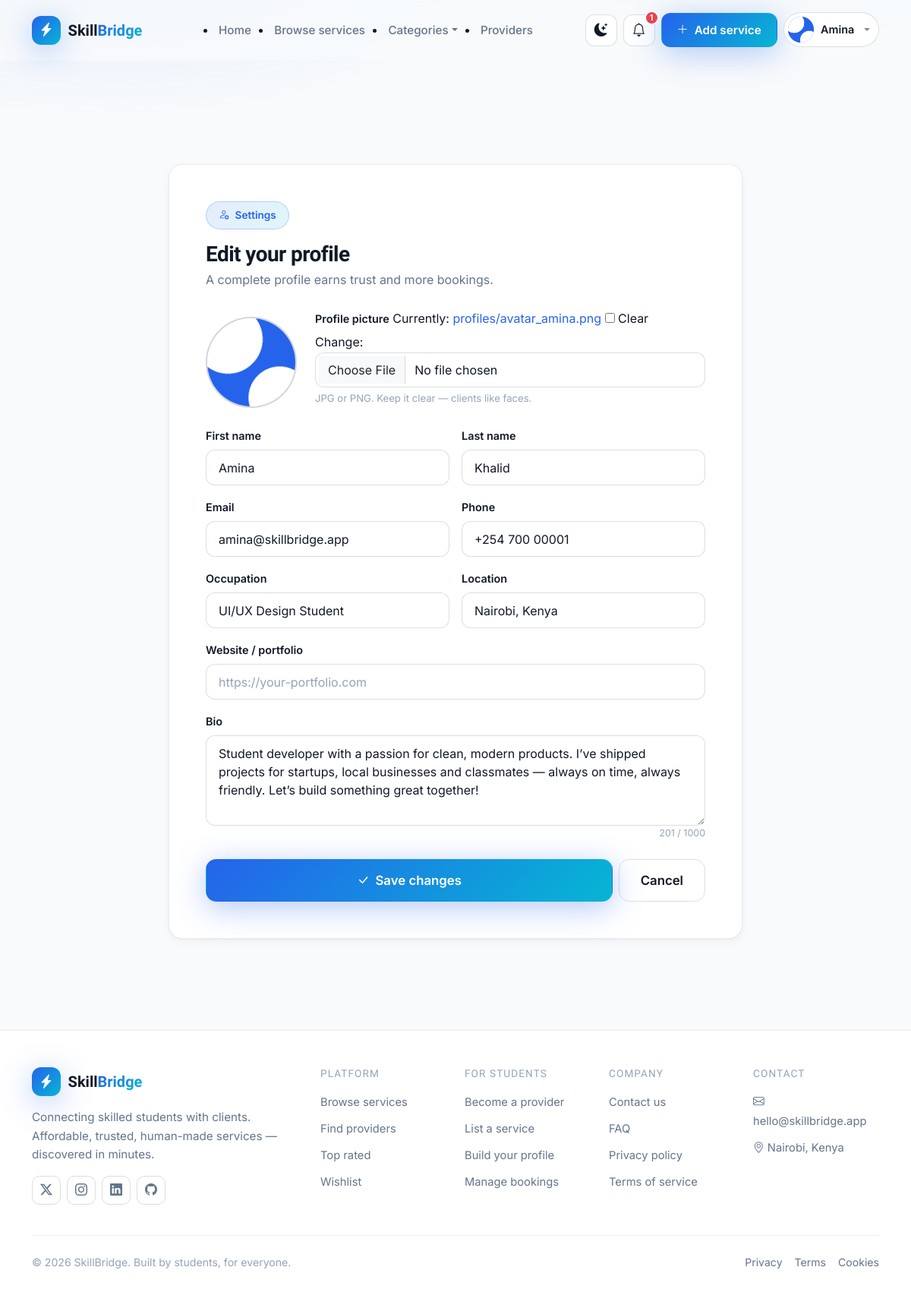
Page /accounts/profile/edit/ (signed in) on the committed database.
### accounts/models.py (models this page shows, shortened)
class User(AbstractUser):
    class Role(models.TextChoices):
        STUDENT = 'student', 'Student / Provider'
        CLIENT = 'client', 'Client'
    role = models.CharField(max_length=20, choices=Role.choices, default=Role.CLIENT)
    phone = models.CharField(max_length=20, blank=True)
    bio = models.TextField(max_length=1000, blank=True)
    profile_image = models.ImageField(upload_to='profiles/', blank=True, null=True)
    occupation = models.CharField(max_length=120, blank=True)
    location = models.CharField(max_length=120, blank=True)
    website = models.URLField(blank=True)
    skills = models.ManyToManyField('services.Category', related_name='providers', blank=True)
    is_provider_approved = models.BooleanField(
        default=False,
        help_text='Approved by admin before a student can publish services.',
    )
    created_at = models.DateTimeField(auto_now_add=True)
    updated_at = models.DateTimeField(auto_now=True)
    @property
    def is_student(self):
        return self.role == self.Role.STUDENT
    def unread_notifications(self):
        return self.notifications.filter(is_read=False).count()

### accounts/views.py (the view)
# urls.py: path('profile/edit/', views.edit_profile, name='edit_profile'),
@login_required
def edit_profile(request):
    form = ProfileForm(request.POST or None, request.FILES or None, instance=request.user)
    if request.method == 'POST' and form.is_valid():
        form.save()
        messages.success(request, 'Your profile has been updated.')
        return redirect('accounts:profile')
    return render(request, 'accounts/edit_profile.html', {'form': form})

### accounts/context_processors.py (called while the page is built)
def global_context(request):
    ctx = {
        'all_categories': Category.objects.all().order_by('name'),
        'total_categories': Category.objects.count(),
    }
    if request.user.is_authenticated:
        ctx['unread_notification_count'] = request.user.unread_notifications()
    return ctx

### templates/accounts/edit_profile.html (shortened to what this page needs)
{% extends 'base.html' %}
{% load static %}
{% block content %}
<section class="sb-section-sm">
  <div class="container" style="max-width:780px">
    <div class="sb-card p-4 p-lg-5">
      <div class="mb-4">
        <span class="sb-eyebrow mb-2"><i class="bi bi-person-gear"></i> Settings</span>
        <h3 class="fw-bold mt-2 mb-1">Edit your profile</h3>
        <p class="sb-text-muted mb-0">A complete profile earns trust and more bookings.</p>
      </div>
      <form method="post" enctype="multipart/form-data" data-validate>
        <div class="d-flex align-items-center gap-4 mb-4">
          {% if user.profile_image %}
            <img id="profileImagePreview" src="{{ user.profile_image.url }}" class="sb-img-preview has-image" style="border-style:solid;max-width:120px;aspect-ratio:1;border-radius:50%" alt="Profile preview">
          {% else %}
            <div id="profileImagePreview" class="sb-img-preview" style="max-width:120px;border-radius:50%"><i class="bi bi-person fs-1"></i></div>
          {% endif %}
          <div class="flex-grow-1">
            <label class="sb-form-label">Profile picture</label>
            {{ form.profile_image }}
            <div class="form-text">JPG or PNG. Keep it clear — clients like faces.</div>
          </div>
        </div>
        <div class="row g-3 mb-3">
          <div class="col-md-6">
            <label class="sb-form-label">First name</label>
            {{ form.first_name }}
          </div>
          <div class="col-md-6">
            <label class="sb-form-label">Last name</label>
            {{ form.last_name }}
          </div>
        </div>
        <div class="row g-3 mb-3">
          <div class="col-md-6">
            <label class="sb-form-label">Email</label>
            {{ form.email }}
          </div>
          <div class="col-md-6">
            <label class="sb-form-label">Phone</label>
            {{ form.phone }}
          </div>
        </div>
        <div class="row g-3 mb-3">
          <div class="col-md-6">
            <label class="sb-form-label">Occupation</label>
            {{ form.occupation }}
          </div>
          <div class="col-md-6">
            <label class="sb-form-label">Location</label>
            {{ form.location }}
          </div>
        </div>
        <div class="mb-3">
          <label class="sb-form-label">Website / portfolio</label>
          {{ form.website }}
        </div>
        <div class="mb-4">
          <label class="sb-form-label">Bio</label>
          {{ form.bio }}
        </div>
        <div class="d-flex gap-2">
          <button type="submit" class="sb-btn sb-btn-primary sb-btn-lg flex-fill"><i class="bi bi-check-lg"></i> Save changes</button>
          <a href="{% url 'accounts:profile' %}" class="sb-btn sb-btn-ghost sb-btn-lg">Cancel</a>
        </div>
      </form>
    </div>
  </div>
</section>
{% endblock %}

### templates/includes/navbar.html (shortened to what this page needs)
{% load static %}
<nav class="sb-navbar {% if request.resolver_match.url_name == 'home' %}sb-navbar--transparent{% endif %}" id="mainNavbar">
  <div class="container">
    <div class="d-flex align-items-center justify-content-between py-3">
      <a class="sb-brand" href="{% url 'services:home' %}">
        <span class="sb-brand-mark"><i class="bi bi-lightning-charge-fill"></i></span>
        <span class="sb-brand-text">Skill<span>Bridge</span></span>
      </a>
      <ul class="sb-nav-links d-none d-lg-flex align-items-center gap-4 mb-0">
        <li><a class="{% if request.resolver_match.url_name == 'home' %}active{% endif %}" href="{% url 'services:home' %}">Home</a></li>
        <li><a class="{% if request.resolver_match.url_name == 'browse' %}active{% endif %}" href="{% url 'services:browse' %}">Browse services</a></li>
        <li class="nav-item dropdown">
          <a class="dropdown-toggle" data-bs-toggle="dropdown" href="#" role="button">Categories</a>
        </li>
        <li><a class="{% if request.resolver_match.url_name == 'providers' %}active{% endif %}" href="{% url 'services:providers' %}">Providers</a></li>
      </ul>
      <div class="d-flex align-items-center gap-2 sb-nav-actions">
        <button class="sb-icon-btn" id="themeToggle" title="Toggle dark mode" aria-label="Toggle dark mode">
        </button>
        {% if user.is_authenticated %}
          <a class="sb-icon-btn position-relative" href="{% url 'accounts:notifications' %}" title="Notifications">
            <i class="bi bi-bell"></i>
            {% if unread_notification_count %}
              <span class="sb-badge-dot">{{ unread_notification_count }}</span>
            {% endif %}
          </a>
          {% if user.is_student and user.is_provider_approved %}
            <a class="sb-btn sb-btn-primary d-none d-md-inline-flex" href="{% url 'services:create' %}">
              <i class="bi bi-plus-lg"></i> Add service
            </a>
          {% endif %}
          <div class="dropdown">
            <button class="sb-avatar-btn dropdown-toggle" data-bs-toggle="dropdown" aria-expanded="false">
              {% if user.profile_image %}
                <img src="{{ user.profile_image.url }}" alt="{{ user.username }}" class="sb-avatar">
              {% else %}
                <span class="sb-avatar sb-avatar--text">{{ user.first_name|default:user.username|slice:":1" }}</span>
              {% endif %}
              <span class="d-none d-md-inline">{{ user.first_name|default:user.username|truncatechars:12 }}</span>
            </button>
          </div>
        {% else %}
          <a class="sb-btn sb-btn-ghost d-none d-sm-inline-flex" href="{% url 'accounts:login' %}">Log in</a>
          <a class="sb-btn sb-btn-primary sb-nav-cta" href="{% url 'accounts:register' %}">Get started</a>
        {% endif %}
      </div>
    </div>
  </div>
</nav>

### rows in the picture
User: profile_image (picture), first_name "Amina", last_name "Khalid", email "amina@skillbridge.app", phone "+254 700 00001", occupation "UI/UX Design Student", location "Nairobi, Kenya", bio "Student developer with a passion for clean, modern products. I’ve shipped projects for startups, local businesses and classmates — always on time, always friendly. Let’s build something great together!"

### other values in the picture
{{ unread_notification_count }} "1"
